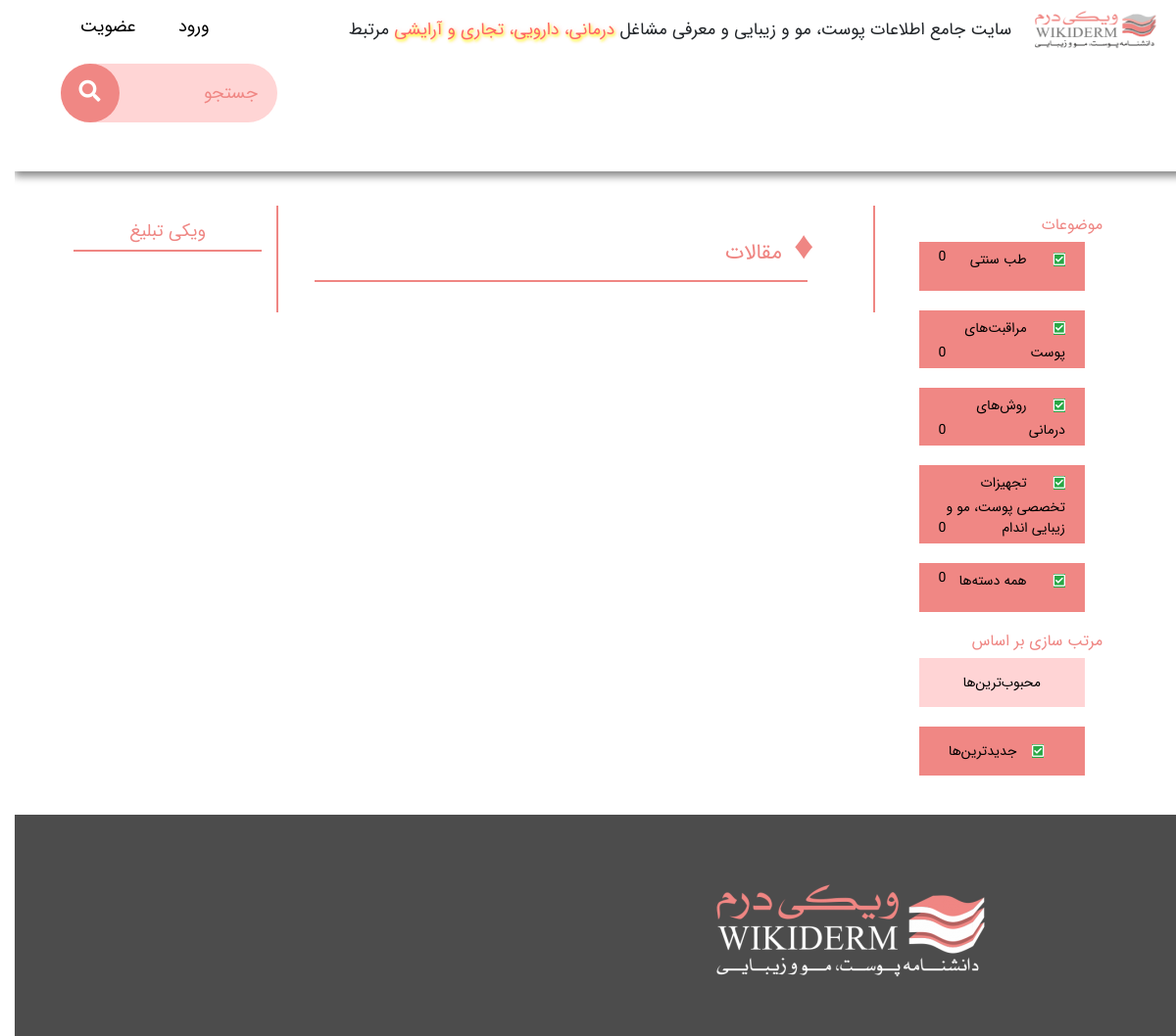
The app's page /maghalat.php with its own data.
### tables this page shows
CREATE TABLE category(ID int NOT NULL AUTO_INCREMENT,
                  name VARCHAR(300),
  PRIMARY KEY (ID)) DEFAULT CHARSET=utf8;

### maghalat.php (the view, shortened to what this page needs)
<?php
include 'Settings.php';
?>
<!DOCTYPE html>
<html lang="fa" dir="rtl">
<head>
    <link rel="stylesheet" href="/css/bootstrap.css"/>
    <link rel="stylesheet" href="/css/global.css"/>
    <link rel="stylesheet" href="/css/maghalat.css"/>
    <link href="/css/font-awesome/font-awesome.min.css" rel="stylesheet" type="text/css">
    <link rel="stylesheet" href="https://use.fontawesome.com/releases/v5.6.3/css/all.css">
</head>
<body>
<?php
include 'header.php';
?>
<div class="container">
    <div  id="main" class="home_main text-right row">
        <div class="col-md-12">
            <div class="rightDiv col-12">
                <div class="col-md-12 subjects float-left">
                    <div class="col-md-12 float-left">
                        <h4>
                            موضوعات
                        </h4>
                    </div>
                    <div class="col-md-11 float-left">
                        <?php
                        $query = "SELECT * FROM category;";
                        $result = $connection->query($query);
                        while ($row=$result->fetch_assoc()) {
                            $id = $row['ID'];
                            $name = $row['name'];
                            $idd = 'cat'.$id;
                            $idd2 = 'checkcat'.$id;
                            ?>
                            <div class="col-md-12 cat float-right col-12 cat-on" id="<?php echo $idd;?>">
                                <span class="fa-stack check checkmarkk" id="<?php echo $idd2;?>">
                                    <i class="far fa-check-square fa-stack-0x fa-inverse bg-success"></i>
                                </span>
                                <?php echo $name; ?>
                                <span class="float-left">
                                </span>
                            </div>
                            <?php
                        }
                        ?>
                        <div class="col-md-12 cat float-right col-12 cat-on" id="cat0">
                            <span class="fa-stack check checkmarkk" id="checkcat0">
                                <i class="far fa-check-square fa-stack-0x fa-inverse bg-success"></i>
                            </span>
                            همه دسته‌ها
                            <span class="float-left">
                            </span>
                        </div>
                    </div>
                </div>
                <div class="col-md-12 sorts float-left">
                    <div class="col-md-12 float-left">
                        <h4>
                            مرتب سازی بر اساس
                        </h4>
                    </div>
                    <div class="col-md-11 float-left">
                        <div class="col-md-12 srt float-right text-center col-12 " id="srt1">
                            محبوب‌ترین‌ها
                        </div>
                        <div class="col-md-12 srt float-right text-center srt-on col-12 " id="srt2">
                            <span class="fa-stack check checkmarkk" id="checksrt2">
                                <i class="far fa-check-square fa-stack-0x fa-inverse bg-success"></i>
                            </span>
                            جدیدترین‌ها
                        </div>
                    </div>
                </div>
            </div>
            <div class="mainDiv col-12">
                <div class="col-md-12 float-left row">
                    <div class="col-md-11 float-left">
                        <h1> <span class="fontDiam"> &#9830; </span>
                            <span id="tit">مقالات</span>
                        </h1>
                    </div>
                    <div class="hrline"></div>
                    <div class="col-md-12">
                    </div>
                </div>
            </div>
            <div class="leftDiv col-12">
                <div class="col-md-12 text-center addSub float-left">
                    <h3>
                        ویکی تبلیغ
                    </h3>
                </div>
            </div>
        </div>
    </div>
</div>
                                                                        <?php
                                                                        include 'footer.php';
                                                                        ?>
</body>
</html>

### css/global.css (style rules this page uses)
body { font-family: IRANSans,BYekan; max-width: 1600px; margin: auto; }
.addSub { color: rgb(239,134,131); border-style: solid; border-width: 0px 0px 2px 0px; border-color: rgb(239,134,131); margin-bottom: 10px; }
.hrline { border-style: solid; border-width: 0px 0px 2px 0px; border-color: rgb(239,134,131); margin-bottom: 30px; width: 92%; margin-right: 4%; margin-left: 4%; }
.addSub h3 { font-size: 18px; }
#main { transition: margin-left .5s; padding: 20px 0; }

### css/maghalat.css (style rules this page uses)
.rightDiv { width: 25%; float: right; color: rgb(239,134,131); padding-top: 20px; }
.rightDiv h4 { font-size: 16px; }
.leftDiv { width: 20%; float: right; padding-top: 26px; }
.mainDiv { border-style: solid; border-width: 0px 2px 0px 2px; border-color: rgb(239,134,131); width: 55%; margin: 10px 0px; padding-top: 20px; float: right; color: rgb(239,134,131); }
h1 { font-size: 22px; }
.fontDiam { font-size: 40px; }
.cat , .srt { color: black; min-height: 50px; padding: 5px 20px; font-size: 14px; background-color: rgb(255,212,213); margin-bottom: 20px; }
.srt { line-height: 40px; }
.cat-on , .srt-on { background-color: rgb(240,135,132); }

### records on screen
category: name "طب سنتی"
category: name "مراقبت‌های پوست"
category: name "روش‌های درمانی"
category: name "تجهیزات تخصصی پوست، مو و زیبایی اندام"
